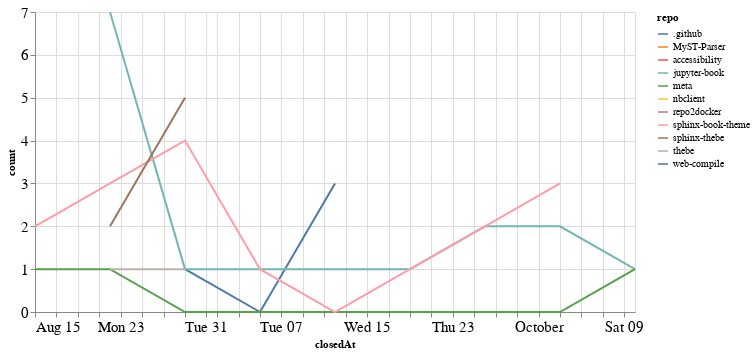

Notebook source saved alongside this figure:
### Code cell
closed_by_time = closed_by.groupby('repo').resample('W', on='closedAt').count()['author'].reset_index()
closed_by_time = closed_by_time.rename(columns={'author': 'count'})

alt.Chart(closed_by_time, width=600).mark_line().encode(
    x='closedAt',
    y='count',
    color='repo',
    tooltip="repo"
)

### Figure 1 — Vega-Lite specification as saved in the notebook (floating-point values rounded to 4 significant figures)
{"config": {"axisLeft": {"labelFontSize": 15}, "axisBottom": {"labelFontSize": 15}}, "data": {"name": "data-86d2e8e5c40b235074289b50fb7ae59d"}, "mark": "line", "encoding": {"color": {"type": "nominal", "field": "repo"}, "tooltip": {"type": "nominal", "field": "repo"}, "x": {"type": "temporal", "field": "closedAt"}, "y": {"type": "quantitative", "field": "count"}}, "width": 600, "$schema": "https://vega.github.io/schema/vega-lite/v4.8.1.json", "datasets": {"data-86d2e8e5c40b235074289b50fb7ae59d": [{"repo": ".github", "closedAt": "2021-08-29T00:00:00", "count": 1}, {"repo": ".github", "closedAt": "2021-09-05T00:00:00", "count": 0}, {"repo": ".github", "closedAt": "2021-09-12T00:00:00", "count": 3}, {"repo": "MyST-Parser", "closedAt": "2021-09-26T00:00:00", "count": 1}, {"repo": "accessibility", "closedAt": "2021-08-29T00:00:00", "count": 2}, {"repo": "jupyter-book", "closedAt": "2021-08-22T00:00:00", "count": 7}, {"repo": "jupyter-book", "closedAt": "2021-08-29T00:00:00", "count": 1}, {"repo": "jupyter-book", "closedAt": "2021-09-05T00:00:00", "count": 1}, {"repo": "jupyter-book", "closedAt": "2021-09-12T00:00:00", "count": 1}, {"repo": "jupyter-book", "closedAt": "2021-09-19T00:00:00", "count": 1}, {"repo": "jupyter-book", "closedAt": "2021-09-26T00:00:00", "count": 2}, {"repo": "jupyter-book", "closedAt": "2021-10-03T00:00:00", "count": 2}, {"repo": "jupyter-book", "closedAt": "2021-10-10T00:00:00", "count": 1}, {"repo": "meta", "closedAt": "2021-08-15T00:00:00", "count": 1}, {"repo": "meta", "closedAt": "2021-08-22T00:00:00", "count": 1}, {"repo": "meta", "closedAt": "2021-08-29T00:00:00", "count": 0}, {"repo": "meta", "closedAt": "2021-09-05T00:00:00", "count": 0}, {"repo": "meta", "closedAt": "2021-09-12T00:00:00", "count": 0}, {"repo": "meta", "closedAt": "2021-09-19T00:00:00", "count": 0}, {"repo": "meta", "closedAt": "2021-09-26T00:00:00", "count": 0}, {"repo": "meta", "closedAt": "2021-10-03T00:00:00", "count": 0}, {"repo": "meta", "closedAt": "2021-10-10T00:00:00", "count": 1}, {"repo": "nbclient", "closedAt": "2021-09-19T00:00:00", "count": 1}, {"repo": "repo2docker", "closedAt": "2021-09-19T00:00:00", "count": 1}, {"repo": "sphinx-book-theme", "closedAt": "2021-08-15T00:00:00", "count": 2}, {"repo": "sphinx-book-theme", "closedAt": "2021-08-22T00:00:00", "count": 3}, {"repo": "sphinx-book-theme", "closedAt": "2021-08-29T00:00:00", "count": 4}, {"repo": "sphinx-book-theme", "closedAt": "2021-09-05T00:00:00", "count": 1}, {"repo": "sphinx-book-theme", "closedAt": "2021-09-12T00:00:00", "count": 0}, {"repo": "sphinx-book-theme", "closedAt": "2021-09-19T00:00:00", "count": 1}, {"repo": "sphinx-book-theme", "closedAt": "2021-09-26T00:00:00", "count": 2}, {"repo": "sphinx-book-theme", "closedAt": "2021-10-03T00:00:00", "count": 3}, {"repo": "sphinx-thebe", "closedAt": "2021-08-22T00:00:00", "count": 2}, {"repo": "sphinx-thebe", "closedAt": "2021-08-29T00:00:00", "count": 5}, {"repo": "thebe", "closedAt": "2021-08-22T00:00:00", "count": 1}, {"repo": "thebe", "closedAt": "2021-08-29T00:00:00", "count": 1}, {"repo": "web-compile", "closedAt": "2021-09-26T00:00:00", "count": 1}]}}
